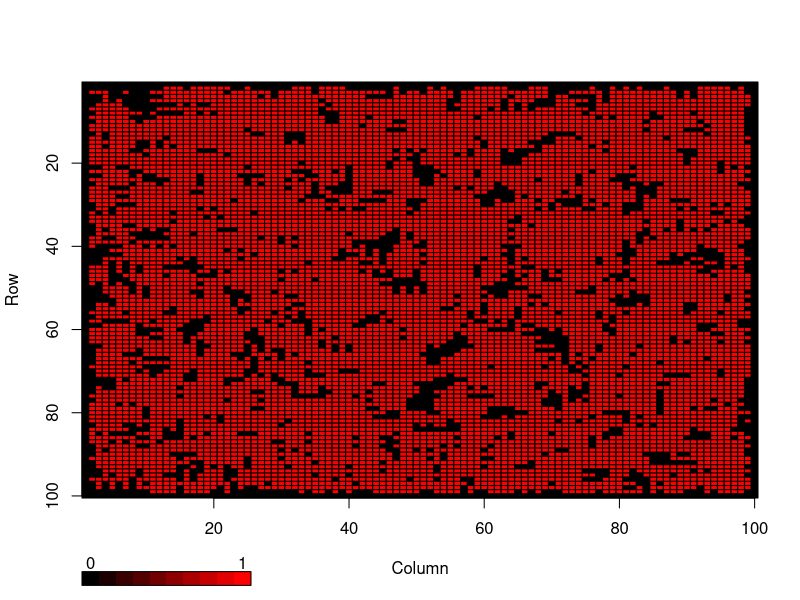
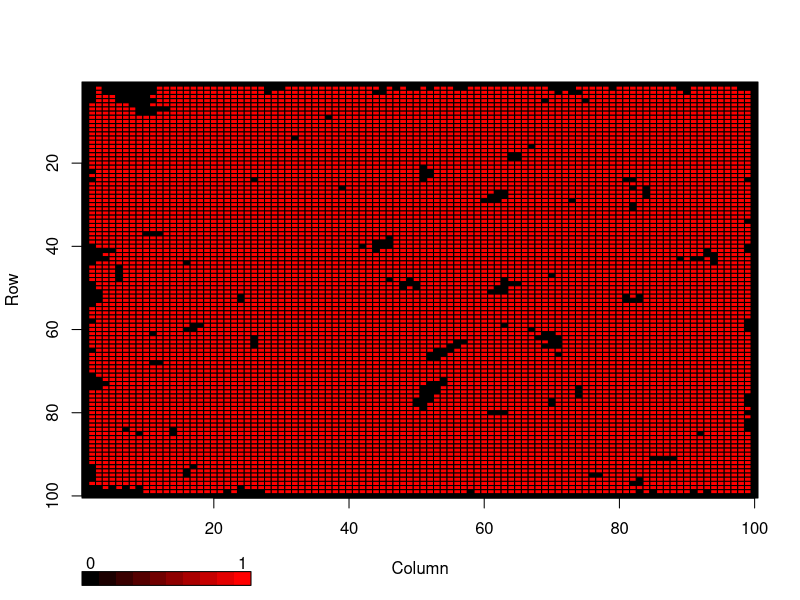
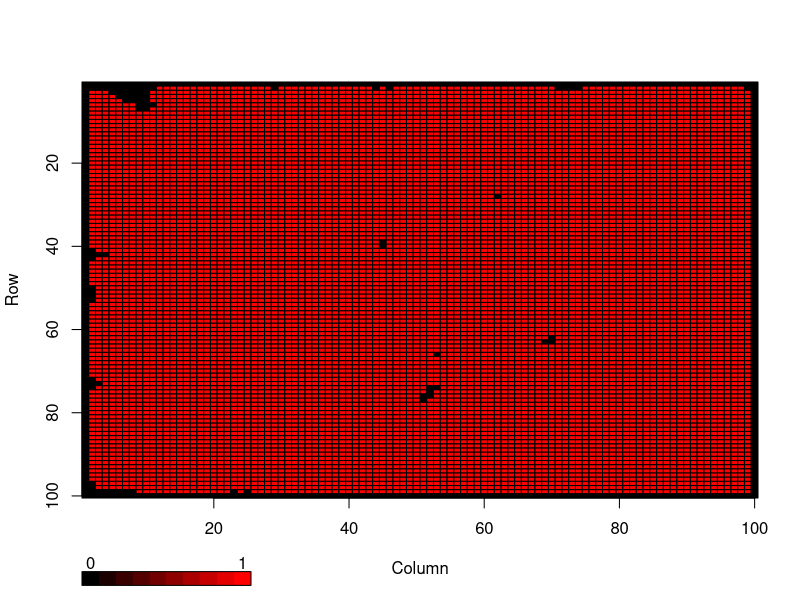
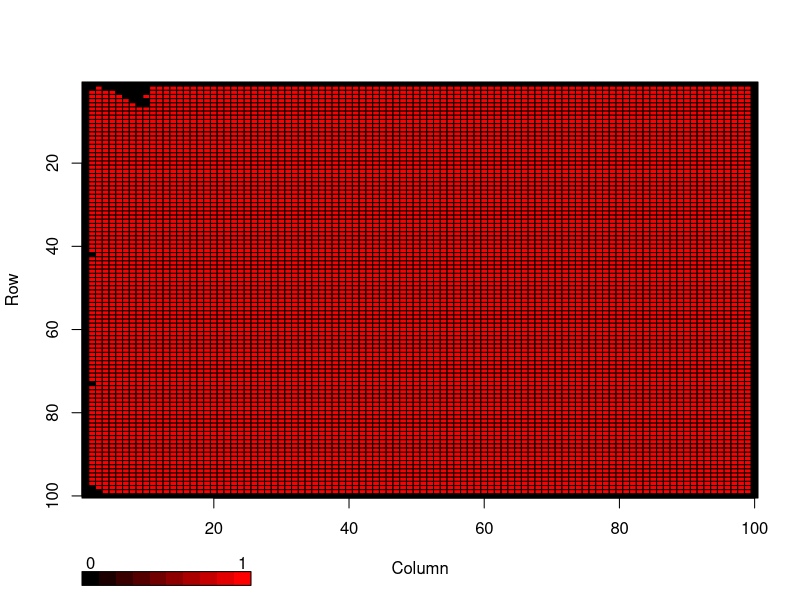
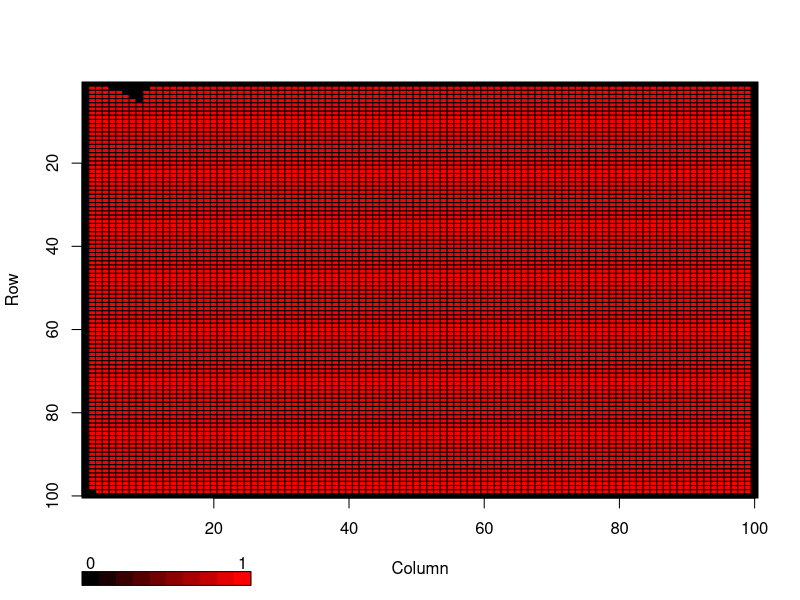
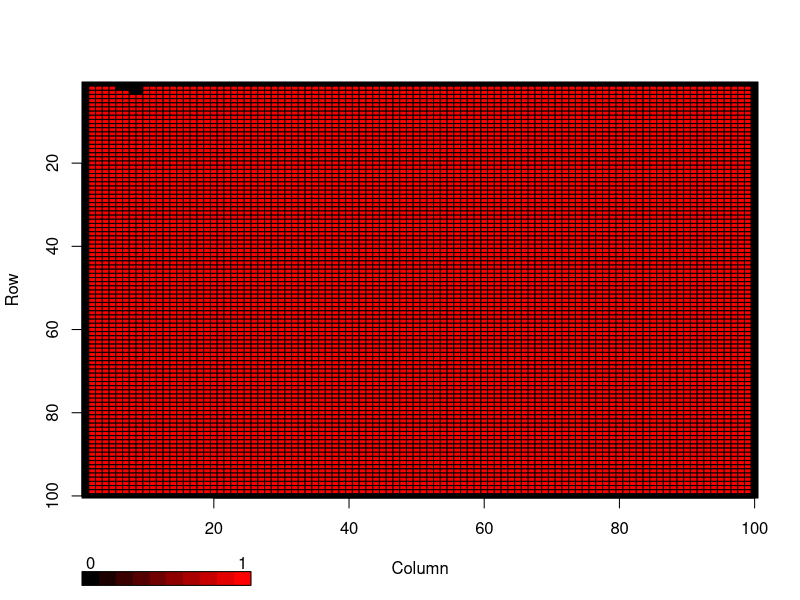
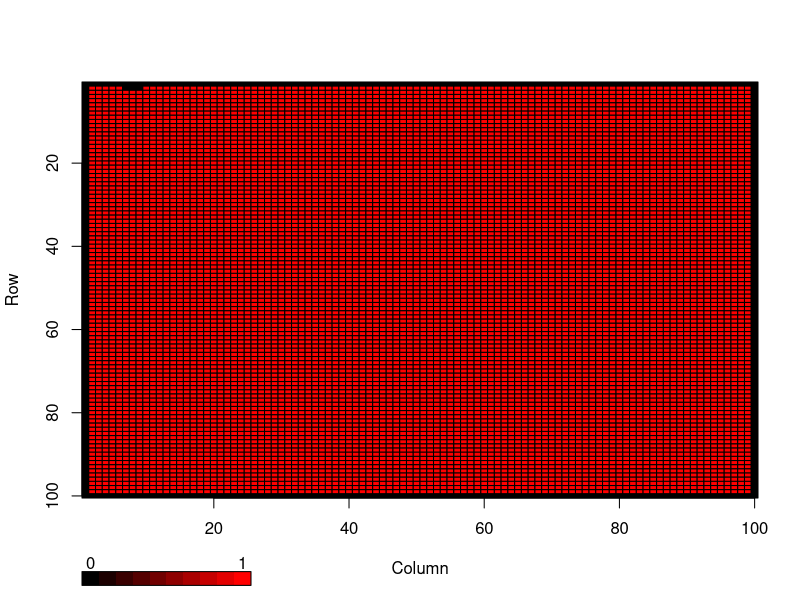
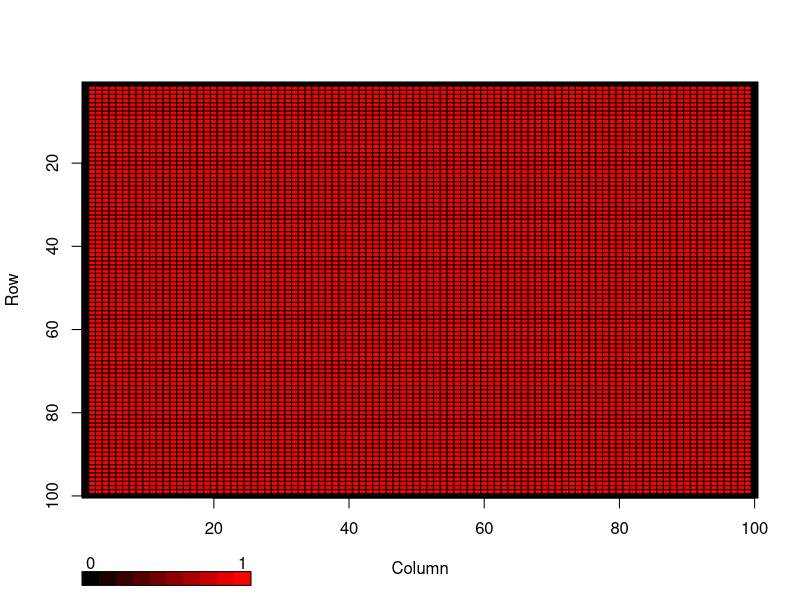

R code for these plots, in order: (Note: this script raises an error after producing the figures.)
rm(list=ls(all=TRUE))
#install.packages("plotrix")
library(plotrix)

row = 100; col = 100; span = 250

re = sample(seq(from = 0, to = 1, by = 1), size = row*col, replace = TRUE)
j <- matrix(re, nrow= row, ncol =col)

j[1:col, 1]   <- 0
j[1, 1: row]  <- 0
j[1:row, col] <- 0
j[row, 1:col] <- 0

j <- sapply(1:span, function(x) {
  matrix(j, nrow = row, ncol = col) 
}, simplify = FALSE)

h <- sapply(1:span, function(x) {
  matrix(0, nrow = row-2, ncol = col-2) 
}, simplify = FALSE)

a <- matrix(0, nrow = row -2)
b <- matrix(0, ncol = col)

#h <- matrix(NaN, row - 2 , col - 2)
for (k in 1:span){
  for (t in 1: (row-2)){
    for (i in 1:(col-2)){
      h[[k]][t, i] <- sum(j[[k]][t: (2 + t) , i : (2 + i) ]) - j[[k]][t + 1, 1 + i]
      if (h[[k]][t, i] >= 3){ 
        h[[k]][t, i] = 1} else {
        h[[k]][t, i] = 0}
        print("1")
    }
    print("2")
  }
  h[[k]] <- cbind(a, h[[k]], a)
  h[[k]] <- rbind(b, h[[k]], b)
  j[[k + 1]] <- h[[k]]
  print("3")
  color2D.matplot(h[[k]],c(0,1),c(0,0),c(0,0),show.legend=TRUE, show.values=F)
  
}

k = 3; 
h[[k]] <- cbind(a, h[[k]], a)
h[[k]] <- rbind(b, h[[k]], b)
j[[k + 1]] <- h[[k]]
h[[2]]

a <- h[[1]] 
j[1:col, 1]   <- 0
j[1, 1: row]  <- 0
j[1:row, col] <- 0
j[row, 1:col] <- 0





colnames(h) <- c("X1", "X2", "X3", "X4")
rownames(h) <- c("Y1", "Y2", "Y3", "Y4")
color2D.matplot(h[[k]],c(0,1),c(0,0),c(0,0),show.legend=TRUE, show.values=F)



